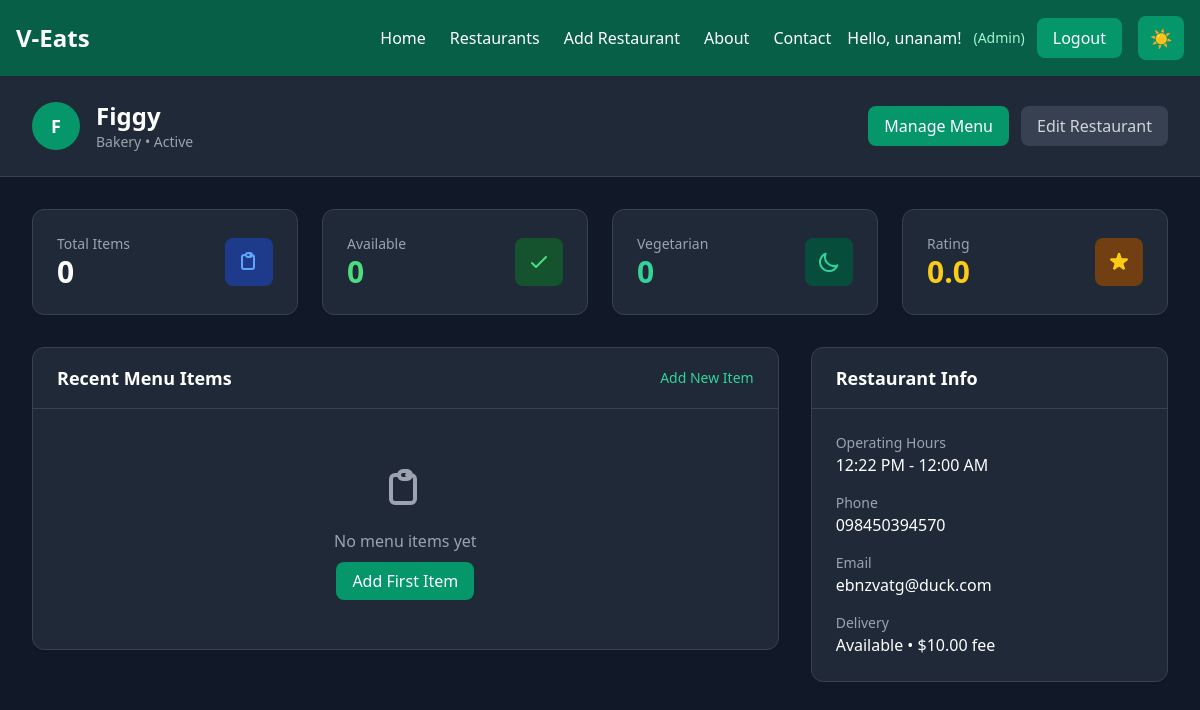
Screenshot of /restaurants/2/dashboard/ (signed in) with the database file from the repository.
### restaurant/models.py (models this page shows, shortened)
class Restaurant(models.Model):
    CATEGORY_CHOICES = [
        ('fast_food', 'Fast Food'),
        ('casual', 'Casual Dining'),
        ('fine_dining', 'Fine Dining'),
        ('cafe', 'Cafe'),
        ('bakery', 'Bakery'),
        ('dessert', 'Dessert'),
        ('other', 'Other'),
    ]
    STATUS_CHOICES = [
        ('active', 'Active'),
        ('inactive', 'Inactive'),
        ('pending', 'Pending Approval'),
    ]
    name = models.CharField(max_length=200)
    description = models.TextField()
    owner = models.ForeignKey(settings.AUTH_USER_MODEL, on_delete=models.CASCADE, related_name='owned_restaurants')
    category = models.CharField(max_length=20, choices=CATEGORY_CHOICES, default='other')
    address = models.TextField()
    phone = models.CharField(max_length=20)
    email = models.EmailField()
    website = models.URLField(blank=True, null=True)
    image = models.ImageField(upload_to='restaurants/', blank=True, null=True)
    logo = models.ImageField(upload_to='restaurant_logos/', blank=True, null=True)
    status = models.CharField(max_length=20, choices=STATUS_CHOICES, default='pending')
    opening_time = models.TimeField()
    closing_time = models.TimeField()
    is_delivery_available = models.BooleanField(default=True)
    delivery_fee = models.DecimalField(max_digits=6, decimal_places=2, default=0.00)
    minimum_order = models.DecimalField(max_digits=8, decimal_places=2, default=0.00)
    rating = models.FloatField(default=0.0)
    total_reviews = models.IntegerField(default=0)
    created_at = models.DateTimeField(auto_now_add=True)
    updated_at = models.DateTimeField(auto_now=True)
    class Meta:
        ordering = ['-created_at']

### restaurant/views.py (the view)
# urls.py: path('<int:pk>/dashboard/', views.restaurant_dashboard, name='dashboard'),
@login_required
def restaurant_dashboard(request, pk):
    restaurant = get_object_or_404(Restaurant, pk=pk)
    if not (request.user.is_superuser or request.user.is_staff or restaurant.owner == request.user):
        messages.error(request, "You don't have permission to access this dashboard.")
        return redirect('users:home')
    menu_items = restaurant.menu_items.all()
    total_items = menu_items.count()
    available_items = menu_items.filter(is_available=True).count()
    vegetarian_items = menu_items.filter(is_vegetarian=True).count()
    recent_items = menu_items.order_by('-created_at')[:5]
    context = {
        'restaurant': restaurant,
        'total_items': total_items,
        'available_items': available_items,
        'vegetarian_items': vegetarian_items,
        'recent_items': recent_items,
    }
    return render(request, 'restaurant/dashboard.html', context)

### restaurant/templates/restaurant/dashboard.html (shortened to what this page needs)
{% extends 'base.html' %}
{% block content %}
<div class="min-h-screen bg-gray-50 dark:bg-gray-900">
  <div class="bg-white dark:bg-gray-800 shadow-sm border-b border-gray-200 dark:border-gray-700">
    <div class="max-w-7xl mx-auto px-4 sm:px-6 lg:px-8 py-6">
      <div class="flex flex-col md:flex-row md:items-center md:justify-between">
        <div class="flex items-center space-x-4">
          {% if restaurant.logo %}
            <img src="{{ restaurant.logo.url }}" alt="{{ restaurant.name }}" class="w-12 h-12 rounded-full object-cover">
          {% else %}
            <div class="w-12 h-12 bg-emerald-600 rounded-full flex items-center justify-center">
              <span class="text-white font-bold text-lg">{{ restaurant.name.0 }}</span>
            </div>
          {% endif %}
          <div>
            <h1 class="text-2xl font-bold text-gray-900 dark:text-white">{{ restaurant.name }}</h1>
            <p class="text-sm text-gray-500 dark:text-gray-400">{{ restaurant.category|capfirst }} • {{ restaurant.status|capfirst }}</p>
          </div>
        </div>
        <div class="mt-4 md:mt-0 flex space-x-3">
          <a href="{% url 'restaurant:manage_menu' restaurant.pk %}"
             class="bg-emerald-600 text-white px-4 py-2 rounded-lg hover:bg-emerald-700 transition-colors duration-200 font-medium">
            Manage Menu
          </a>
          <button class="bg-gray-200 dark:bg-gray-700 text-gray-700 dark:text-gray-300 px-4 py-2 rounded-lg hover:bg-gray-300 dark:hover:bg-gray-600 transition-colors duration-200 font-medium">
            Edit Restaurant
          </button>
        </div>
      </div>
    </div>
  </div>
  <div class="max-w-7xl mx-auto px-4 sm:px-6 lg:px-8 py-8">
    <div class="grid grid-cols-1 md:grid-cols-2 lg:grid-cols-4 gap-6 mb-8">
      <div class="bg-white dark:bg-gray-800 rounded-xl shadow-sm p-6 border border-gray-200 dark:border-gray-700">
        <div class="flex items-center justify-between">
          <div>
            <p class="text-sm font-medium text-gray-600 dark:text-gray-400">Total Items</p>
            <p class="text-3xl font-bold text-gray-900 dark:text-white">{{ total_items }}</p>
          </div>
          <div class="bg-blue-100 dark:bg-blue-900 p-3 rounded-lg">
          </div>
        </div>
      </div>
      <div class="bg-white dark:bg-gray-800 rounded-xl shadow-sm p-6 border border-gray-200 dark:border-gray-700">
        <div class="flex items-center justify-between">
          <div>
            <p class="text-sm font-medium text-gray-600 dark:text-gray-400">Available</p>
            <p class="text-3xl font-bold text-green-600 dark:text-green-400">{{ available_items }}</p>
          </div>
          <div class="bg-green-100 dark:bg-green-900 p-3 rounded-lg">
            <svg class="w-6 h-6 text-green-600 dark:text-green-400" fill="none" stroke="currentColor" viewBox="0 0 24 24">
              <path stroke-linecap="round" stroke-linejoin="round" stroke-width="2" d="M5 13l4 4L19 7"></path>
            </svg>
          </div>
        </div>
      </div>
      <div class="bg-white dark:bg-gray-800 rounded-xl shadow-sm p-6 border border-gray-200 dark:border-gray-700">
        <div class="flex items-center justify-between">
          <div>
            <p class="text-sm font-medium text-gray-600 dark:text-gray-400">Vegetarian</p>
            <p class="text-3xl font-bold text-emerald-600 dark:text-emerald-400">{{ vegetarian_items }}</p>
          </div>
          <div class="bg-emerald-100 dark:bg-emerald-900 p-3 rounded-lg">
            <svg class="w-6 h-6 text-emerald-600 dark:text-emerald-400" fill="none" stroke="currentColor" viewBox="0 0 24 24">
              <path stroke-linecap="round" stroke-linejoin="round" stroke-width="2" d="M20.354 15.354A9 9 0 018.646 3.646 9.003 9.003 0 0012 21a9.003 9.003 0 008.354-5.646z"></path>
            </svg>
          </div>
        </div>
      </div>
      <div class="bg-white dark:bg-gray-800 rounded-xl shadow-sm p-6 border border-gray-200 dark:border-gray-700">
        <div class="flex items-center justify-between">
          <div>
            <p class="text-sm font-medium text-gray-600 dark:text-gray-400">Rating</p>
            <p class="text-3xl font-bold text-yellow-600 dark:text-yellow-400">{{ restaurant.rating|floatformat:1 }}</p>
          </div>
          <div class="bg-yellow-100 dark:bg-yellow-900 p-3 rounded-lg">
          </div>
        </div>
      </div>
    </div>
    <div class="grid grid-cols-1 lg:grid-cols-3 gap-8">
      <div class="lg:col-span-2">
        <div class="bg-white dark:bg-gray-800 rounded-xl shadow-sm border border-gray-200 dark:border-gray-700">
          <div class="px-6 py-4 border-b border-gray-200 dark:border-gray-700 flex items-center justify-between">
            <h2 class="text-lg font-semibold text-gray-900 dark:text-white">Recent Menu Items</h2>
            <a href="{% url 'restaurant:add_menu_item' restaurant.pk %}"
               class="text-emerald-600 dark:text-emerald-400 hover:text-emerald-700 dark:hover:text-emerald-300 font-medium text-sm">
              Add New Item
            </a>
          </div>
          <div class="p-6">
            {% if recent_items %}
              <div class="space-y-4">
                {% for item in recent_items %}
                  <div class="flex items-center space-x-4 p-4 bg-gray-50 dark:bg-gray-700 rounded-lg">
                    {% if item.image %}
                      <img src="{{ item.image.url }}" alt="{{ item.name }}" class="w-12 h-12 rounded-lg object-cover">
                    {% else %}
                      <div class="w-12 h-12 bg-gray-300 dark:bg-gray-600 rounded-lg flex items-center justify-center">
                        <svg class="w-6 h-6 text-gray-500 dark:text-gray-400" fill="none" stroke="currentColor" viewBox="0 0 24 24">
                          <path stroke-linecap="round" stroke-linejoin="round" stroke-width="2" d="M4 16l4.586-4.586a2 2 0 012.828 0L16 16m-2-2l1.586-1.586a2 2 0 012.828 0L20 14m-6-6h.01M6 20h12a2 2 0 002-2V6a2 2 0 00-2-2H6a2 2 0 00-2 2v12a2 2 0 002 2z"></path>
                        </svg>
                      </div>
                    {% endif %}
                    <div class="flex-1">
                      <h3 class="font-medium text-gray-900 dark:text-white">{{ item.name }}</h3>
                      <p class="text-sm text-gray-500 dark:text-gray-400">{{ item.category|capfirst }} • ${{ item.price }}</p>
                    </div>
                    <div class="flex items-center space-x-2">
                      {% if item.is_available %}
                        <span class="inline-flex items-center px-2.5 py-0.5 rounded-full text-xs font-medium bg-green-100 text-green-800 dark:bg-green-900 dark:text-green-200">
                          Available
                        </span>
                      {% else %}
                        <span class="inline-flex items-center px-2.5 py-0.5 rounded-full text-xs font-medium bg-red-100 text-red-800 dark:bg-red-900 dark:text-red-200">
                          Unavailable
                        </span>
                      {% endif %}
                    </div>
                  </div>
                {% endfor %}
              </div>
            {% else %}
              <div class="text-center py-8">
                <svg class="w-12 h-12 text-gray-400 mx-auto mb-4" fill="none" stroke="currentColor" viewBox="0 0 24 24">
                  <path stroke-linecap="round" stroke-linejoin="round" stroke-width="2" d="M9 5H7a2 2 0 00-2 2v10a2 2 0 002 2h8a2 2 0 002-2V7a2 2 0 00-2-2h-2M9 5a2 2 0 002 2h2a2 2 0 002-2M9 5a2 2 0 012-2h2a2 2 0 012 2"></path>
                </svg>
                <p class="text-gray-500 dark:text-gray-400 mb-4">No menu items yet</p>
                <a href="{% url 'restaurant:add_menu_item' restaurant.pk %}"
                   class="bg-emerald-600 text-white px-4 py-2 rounded-lg hover:bg-emerald-700 transition-colors duration-200 font-medium">
                  Add First Item
                </a>
              </div>
            {% endif %}
          </div>
        </div>
      </div>
      <div>
        <div class="bg-white dark:bg-gray-800 rounded-xl shadow-sm border border-gray-200 dark:border-gray-700">
          <div class="px-6 py-4 border-b border-gray-200 dark:border-gray-700">
            <h2 class="text-lg font-semibold text-gray-900 dark:text-white">Restaurant Info</h2>
          </div>
          <div class="p-6 space-y-4">
            <div>
              <p class="text-sm font-medium text-gray-600 dark:text-gray-400">Operating Hours</p>
              <p class="text-gray-900 dark:text-white">{{ restaurant.opening_time|time:"g:i A" }} - {{ restaurant.closing_time|time:"g:i A" }}</p>
            </div>
            <div>
              <p class="text-sm font-medium text-gray-600 dark:text-gray-400">Phone</p>
              <p class="text-gray-900 dark:text-white">{{ restaurant.phone }}</p>
            </div>
            <div>
              <p class="text-sm font-medium text-gray-600 dark:text-gray-400">Email</p>
              <p class="text-gray-900 dark:text-white">{{ restaurant.email }}</p>
            </div>
            <div>
              <p class="text-sm font-medium text-gray-600 dark:text-gray-400">Delivery</p>
              <p class="text-gray-900 dark:text-white">
                {% if restaurant.is_delivery_available %}
                  Available • ${{ restaurant.delivery_fee }} fee
                {% else %}
                  Not Available
                {% endif %}
              </p>
            </div>
          </div>
        </div>
      </div>
    </div>
  </div>
</div>
{% endblock %}

### users/templates/base.html (shortened to what this page needs)
<!DOCTYPE html>
<html lang="en" class="dark">
<head>
  <script src="https://cdn.tailwindcss.com"></script>
</head>
<body class="bg-emerald-50 dark:bg-emerald-900 text-gray-800 dark:text-gray-200 transition-colors duration-300">
  <nav class="p-4 bg-emerald-600 dark:bg-emerald-800 flex justify-between items-center shadow-lg transition-colors duration-300">
    <div class="flex items-center space-x-4">
      <h1 class="text-white font-bold text-2xl">V-Eats</h1>
    </div>
    <div class="flex items-center space-x-4">
      <div class="hidden md:flex items-center space-x-6">
        <a href="{% url 'users:home' %}" class="text-white hover:text-emerald-200 transition-colors duration-200 font-medium">Home</a>
        <a href="{% url 'restaurant:list' %}" class="text-white hover:text-emerald-200 transition-colors duration-200 font-medium">Restaurants</a>
        {% if user.is_authenticated and user.is_superuser %}
          <a href="{% url 'restaurant:add' %}" class="text-white hover:text-emerald-200 transition-colors duration-200 font-medium">Add Restaurant</a>
        {% endif %}
        <a href="#" class="text-white hover:text-emerald-200 transition-colors duration-200 font-medium">About</a>
        <a href="#" class="text-white hover:text-emerald-200 transition-colors duration-200 font-medium">Contact</a>
      </div>
      <div class="flex items-center space-x-3">
        {% if user.is_authenticated %}
          <span class="text-white font-medium">Hello, {{ user.username }}!</span>
          {% if user.is_superuser %}
            <span class="text-emerald-200 text-sm">(Admin)</span>
          {% elif user.profile and user.profile.role == 'RESTAURANT' %}
            <span class="text-emerald-200 text-sm">(Restaurant)</span>
            <a href="{% url 'restaurant:dashboard' %}" class="text-emerald-200 hover:text-white transition-colors duration-200 font-medium text-sm">
              Dashboard
            </a>
          {% elif user.profile and user.profile.role == 'DRIVER' %}
            <span class="text-emerald-200 text-sm">(Driver)</span>
            <a href="{% url 'driver:dashboard' %}" class="text-emerald-200 hover:text-white transition-colors duration-200 font-medium text-sm">
              Dashboard
            </a>
          {% elif user.profile and user.profile.role == 'USER' %}
            <span class="text-emerald-200 text-sm">(Customer)</span>
          {% endif %}
          <a href="{% url 'users:logout' %}" class="bg-emerald-700 dark:bg-emerald-600 text-white px-4 py-2 rounded-lg hover:bg-emerald-800 dark:hover:bg-emerald-700 transition-all duration-200 font-medium">
            Logout
          </a>
        {% endif %}
      </div>
      <button
        id="darkModeToggle"
        class="bg-emerald-700 dark:bg-emerald-600 text-white px-3 py-2 rounded-lg hover:bg-emerald-800 dark:hover:bg-emerald-700 transition-all duration-200 text-lg"
        title="Toggle dark mode"
      >
        <span id="darkModeIcon" class="block">🌙</span>
      </button>
    </div>
  </nav>
  <main>
    {% block content %}{% endblock %}
  </main>
</body>
</html>

### rows the page displays
Restaurant: name.0 "F", name "Figgy", category "Bakery", status "Active", rating "0.0", opening_time "12:22 PM", closing_time "12:00 AM", phone "098450394570", email "ebnzvatg@duck.com", delivery_fee "10.00"

### other values shown
{{ user.username }} "unanam"
{{ total_items }} "0"
{{ available_items }} "0"
{{ vegetarian_items }} "0"
